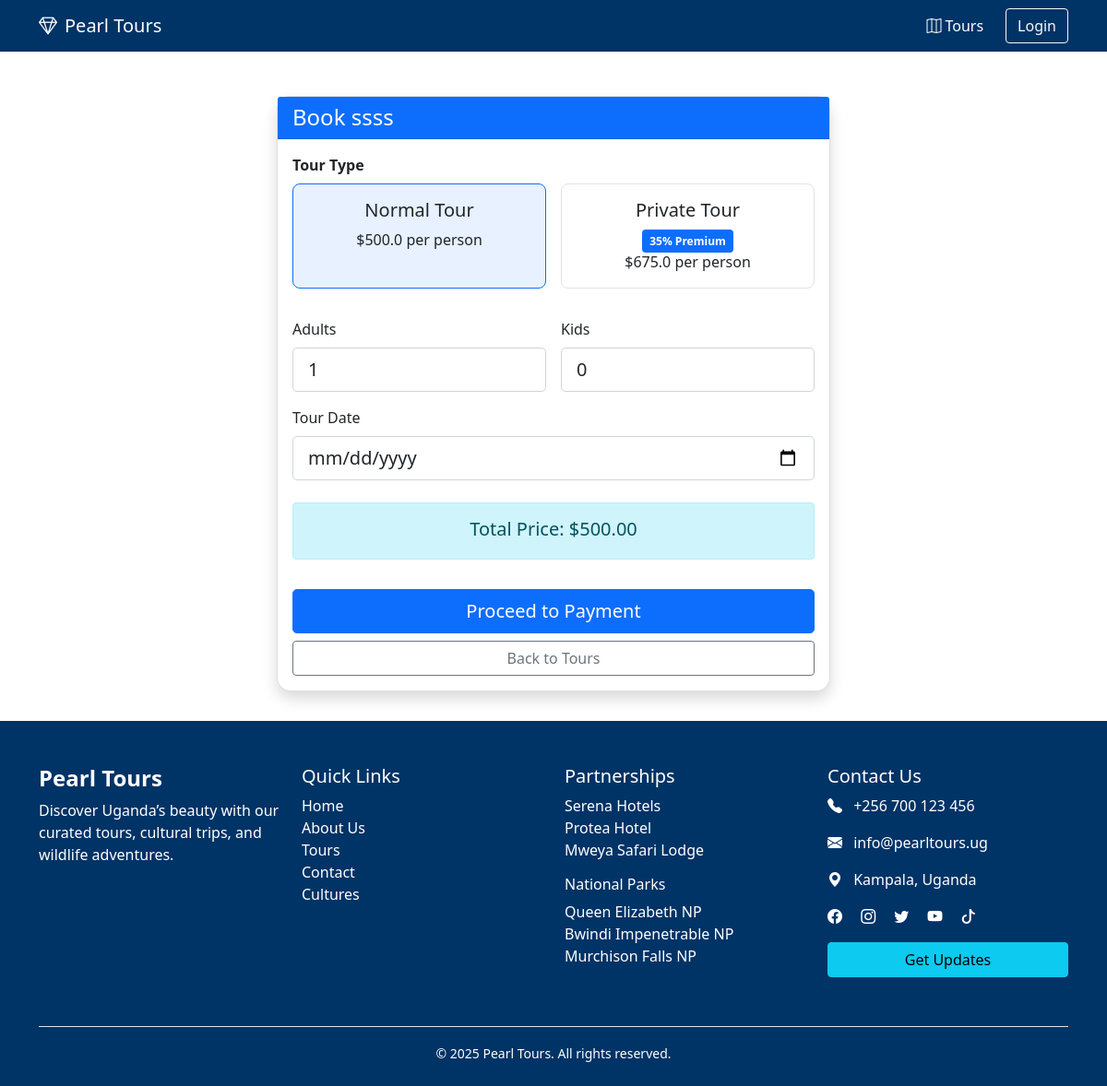
Before: /book/1 with the older database file.
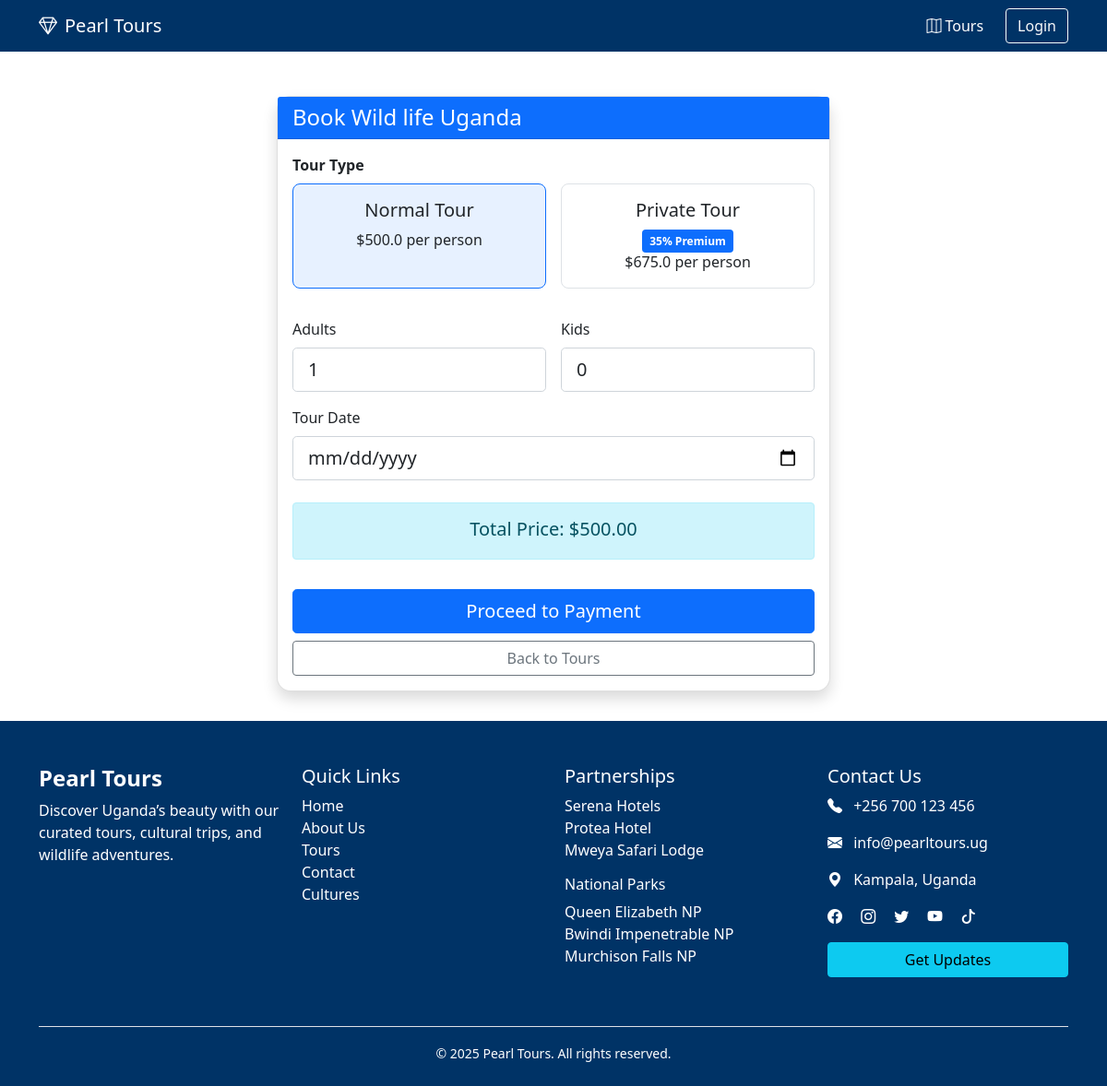
After: the same page with the newer database file.
### app/models.py (models this page shows, shortened)
class Tour(Base):
    __tablename__ = "tours"
    id = Column(Integer, primary_key=True, index=True)
    title= Column(String(100), index=True)
    description = Column(String(500))
    price = Column(Float)
    duration= Column(String(50))
    locations = Column(String(100))
    image_url = Column(String(200))
    created_at= Column(DateTime,default=datetime.utcnow)
    updated_at= Column(DateTime,default=datetime.utcnow,onupdate=datetime.utcnow)
    is_active= Column(Boolean, default=True)
    images= relationship("TourImage", backref="tour",cascade="all, delete-orphan")

### app/routes.py (the view)
@router.get("/book/{tour_id}", response_class=HTMLResponse)
async def book_tour(
    request: Request,
    tour_id: int,
    db: Session = Depends(get_db),
    user: User = Depends(get_current_user)
):
    tour = db.query(Tour).options(joinedload(Tour.images)).filter(Tour.id == tour_id).first()
    if not tour:
        return RedirectResponse(url="/tours", status_code=status.HTTP_303_SEE_OTHER)
    today = datetime.now().date().isoformat()
    return templates.TemplateResponse("booking.html", {
        "request": request,
        "tour": tour,
        "user": user,
        "today": today  # Needed for date input min attribute
    })

### app/templates/booking.html (shortened to what the changed rows need)
<!DOCTYPE html>
<html lang="en">
  <head>
    <link
      rel="stylesheet"
      href="https://cdn.jsdelivr.net/npm/bootstrap-icons@1.10.5/font/bootstrap-icons.css"
    />
    <link
      href="https://cdn.jsdelivr.net/npm/bootstrap@5.1.3/dist/css/bootstrap.min.css"
      rel="stylesheet"
    />
  </head>
  <body>
    <div class="container mt-5">
      <div class="booking-card card">
        <div class="card-header bg-primary text-white">
          <h4 class="mb-0">Book {{ tour.title }}</h4>
        </div>
        <div class="card-body">
          <form method="post" action="/process_booking">
            <div class="row g-3">
              <div class="col-12">
                <div class="d-flex gap-3">
                  <div
                    class="tour-type-option flex-grow-1 text-center {% if not error or (error and request.session.get('tour_type', 'normal') == 'normal') %}active{% endif %}"
                    onclick="selectTourType('normal')"
                  >
                    <h5>Normal Tour</h5>
                    <p class="mb-0">${{ tour.price }} per person</p>
                  </div>
                  <div
                    class="tour-type-option flex-grow-1 text-center {% if error and request.session.get('tour_type') == 'private' %}active{% endif %}"
                    onclick="selectTourType('private')"
                  >
                    <h5>Private Tour</h5>
                    <span class="premium-badge">35% Premium</span>
                    <p class="mb-0">
                      ${{ (tour.price * 1.35)|round(2) }} per person
                    </p>
                  </div>
                </div>
              </div>
            </div>
          </form>
        </div>
      </div>
    </div>
  </body>
</html>

Changed rows visible on the page:
changed Tour: title "ssss" → "Wild life Uganda"
